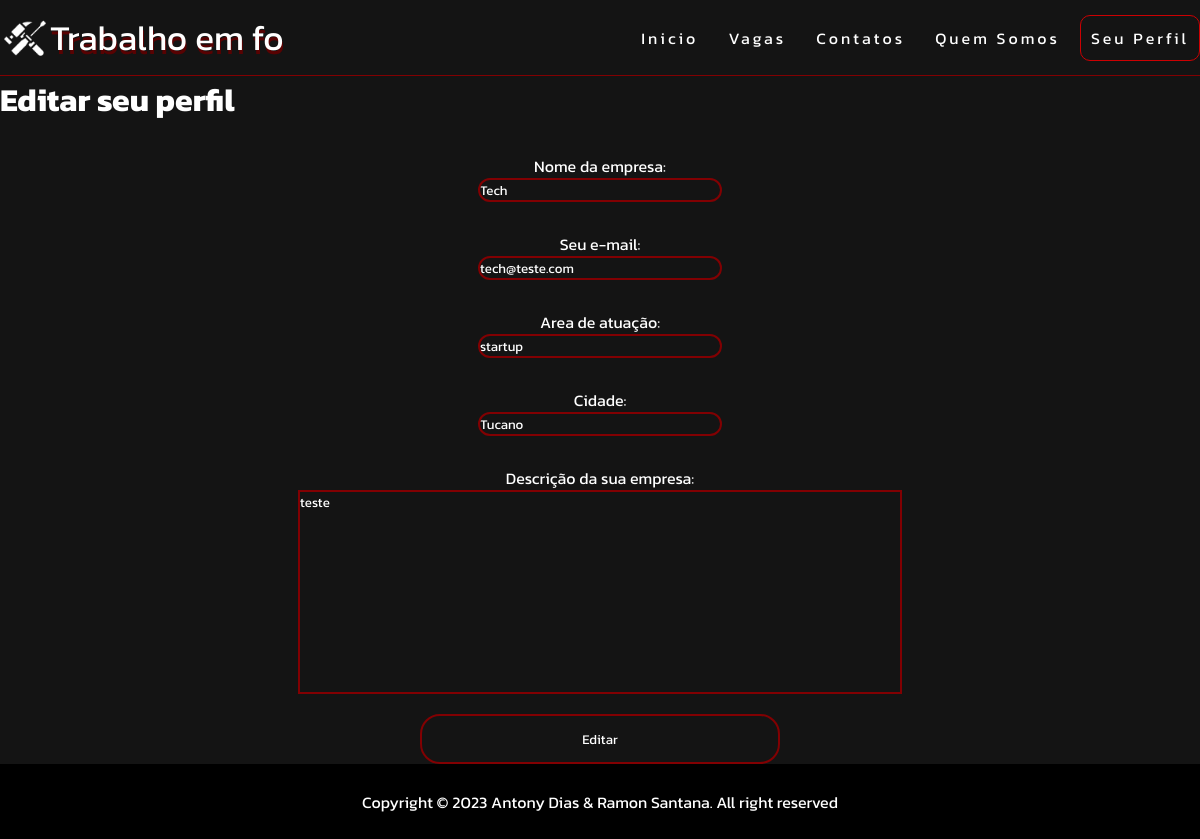
Page /empresa/editarperfilempresa.php (signed in) on the committed database.
### tables this page shows
CREATE TABLE `empresa` (
  `id_empresa` int NOT NULL,
  `nome_empresa` varchar(250) DEFAULT NULL,
  `email_empresa` varchar(100) DEFAULT NULL,
  `area` varchar(100) DEFAULT NULL,
  `cidade` varchar(100) DEFAULT NULL,
  `foto_empresa` blob,
  `descricao` varchar(250) DEFAULT NULL,
  `senha` varchar(250) DEFAULT NULL
);

### app/conexao/conexao.php (called while the page is built, shortened)
<?php
class conexao
{
    public static $instance;
    public static function getConexao()
    {
        if (!isset(self::$instance)) {
            self::$instance = new PDO('mysql:host=localhost;dbname=trabalhoemfoco', 'ramon', 'qwert123', array(PDO::MYSQL_ATTR_INIT_COMMAND => "SET NAMES utf8"));
            self::$instance->setAttribute(PDO::ATTR_ERRMODE, PDO::ERRMODE_EXCEPTION);
            self::$instance->setAttribute(PDO::ATTR_ORACLE_NULLS, PDO::NULL_EMPTY_STRING);
        }
        return self::$instance;
    }
}

### app/dao/empresadao.php (called while the page is built, shortened)
<?php
class empresaDAO
{
    public function infoEmpresa($id)
    {
        try {
            $sql = "SELECT * FROM empresa WHERE id_empresa = :id";
            $stmt = conexao::getConexao()->prepare($sql);
            $stmt->bindParam(":id", $id, PDO::PARAM_INT);
            $stmt->execute();
            $result = $stmt->fetch(PDO::FETCH_ASSOC);
            if ($result) {
                $empresa = new empresa();
                $empresa->setId($result['id_empresa']);
                $empresa->setNome($result['nome_empresa']);
                $empresa->setEmail($result['email_empresa']);
                $empresa->setArea($result['area']);
                $empresa->setCidade($result['cidade']);
                $empresa->setDescricao($result['descricao']);
                return $empresa;
            } else {
                return false;
            }
        } catch (\Throwable $th) {
            echo "erro " . $th;
            return false;
        }
    }
}

### app/model/empresa.php (called while the page is built, shortened)
<?php
class empresa{
    private $nome;
    private $empresaemail;
    private $area;
    private $descricao;
    private $cidade;
    function getNome(){
        return $this->nome;
    }
    function getEmail(){
        return $this->empresaemail;
    }
    function getArea(){
        return $this->area;
    }
    function getDescricao(){
        return $this->descricao;
    }
    function getCidade(){
        return $this->cidade;
    }
    function setNome($nome){
        $this->nome = $nome;
    }
    function setEmail($empresaemail){
        $this->empresaemail = $empresaemail;
    }
    function setArea($area){
        $this->area = $area;
    }
    function setDescricao($descricao){
        $this->descricao = $descricao;
    }
    function setCidade($cidade){
        $this->cidade = $cidade;
    }
}

### empresa/editarperfilempresa.php (the view, shortened to what this page needs)
<?php
include_once "../app/model/empresa.php";
include_once "../app/dao/empresadao.php";
include_once "../app/conexao/conexao.php";
$empresadao = new empresaDAO();
$id = $_SESSION['idEmpresa'];
$dadosdaEmpresa = $empresadao->infoEmpresa($id);
?>
<!DOCTYPE html>
<html lang="pt-br">
<head>
    <link rel="stylesheet" href="../css/style.css">
    <link rel="stylesheet" href="../css/menu.css">
    <link rel="stylesheet" href="../css/editarperfil.css">
</head>
<body>
    <div class="barra">
        <div class="logo">
            <img src="../imagens/tools.png">
            <div id="texto"></div>
        </div>
        <nav class="barra">
            <ul class="nav-list">
                <li><a href="index.php">Inicio</a></li>
                <li><a href="vagas.php">Vagas</a></li>
                <li><a href="#contatos">Contatos</a></li>
                <li><a href="#quemsomos">Quem Somos</a></li>
                <li><a href="perfilempresa.php" class="perfil">Seu Perfil</a></li>
            </ul>
        </nav>
    </div>
    <div class="tit">
        <h1>Editar seu perfil</h1>
    </div>
    <div class="formulario">
        <form action="../app/controller/empresacontroller.php" method="post">
            <label for="nome">Nome da empresa:</label>
            <input type="text" name="nome" value="<?php echo $dadosdaEmpresa->getNome(); ?>">
            <label for="email">Seu e-mail:</label>
            <input type="email" name="email" value="<?php echo $dadosdaEmpresa->getEmail(); ?>">
            <label for="area">Area de atuação:</label>
            <input type="text" name="area" id="area" value="<?php echo $dadosdaEmpresa->getArea(); ?>">
            <label for="cidade">Cidade:</label>
            <input type="text" name="cidade" value="<?php echo $dadosdaEmpresa->getCidade(); ?>">
            <label for="xp">Descrição da sua empresa:</label>
            <textarea name="descricao" cols="30" rows="10" desabled><?php echo $dadosdaEmpresa->getDescricao(); ?></textarea>
            <input type="submit" value="Editar" id="botao">
        </form>
    </div>
    <footer>
        <p>Copyright © 2023 Antony Dias & Ramon Santana. All right reserved</p>
    </footer>
</body>
</html>

### css/style.css (style rules this page uses)
* { margin: 0; padding: 0; font-family: Kanit; }
html { overflow-x: hidden; background-color: #141414; color: #fff; }
footer { width: 100%; height: 75px; background-color: #000; display: flex; justify-content: center; align-items: center; color: #fff; }

### css/menu.css (style rules this page uses)
#texto { color: white; font-size: 35px; }
div.barra { width: 100%; height: 75px; display: flex; justify-content: space-between; background-color: #141414; color: #fff; border-bottom: #820002 solid 1px; }
div.barra img { width: 50px; height: 50px; }
nav.barra { display: flex; align-items: center; justify-content:space-around; }
.logo { display: flex; justify-content: center; align-items: center; color: #cc0002; text-shadow: 1px 4px #580202; }
.logo img { width: 50px; height: 50px; }
.perfil { border: 1px solid #cc0002; }
.nav-list { list-style: none; display: flex; }
.nav-list li { letter-spacing: 3px; margin-left: 10px; }
nav.barra a { text-decoration:none; color:white; padding: 10px; border-radius:10px; }

### css/editarperfil.css (style rules this page uses)
.formulario { width: 100%; height: auto; }
.formulario form { display: flex; flex-direction: column; justify-content: center; align-items: center; width: 100%; height: auto; }
.formulario form input { width: 20%; background-color: #141414; border: 2px solid #820002; border-radius: 20px; color: #fff; }
.formulario form input::placeholder { color: #fff; }
.formulario form label { margin-top: 30px; }
.formulario form textarea { width: 50%; background-color: #141414; border: #820002 2px solid; color: #fff; resize: none; }
#botao { margin-top: 20px; width: 30%; height: 50px; }

### rows in the picture
empresa: nome "Tech", email "tech@teste.com", area "startup", cidade "Tucano", descricao "teste"
